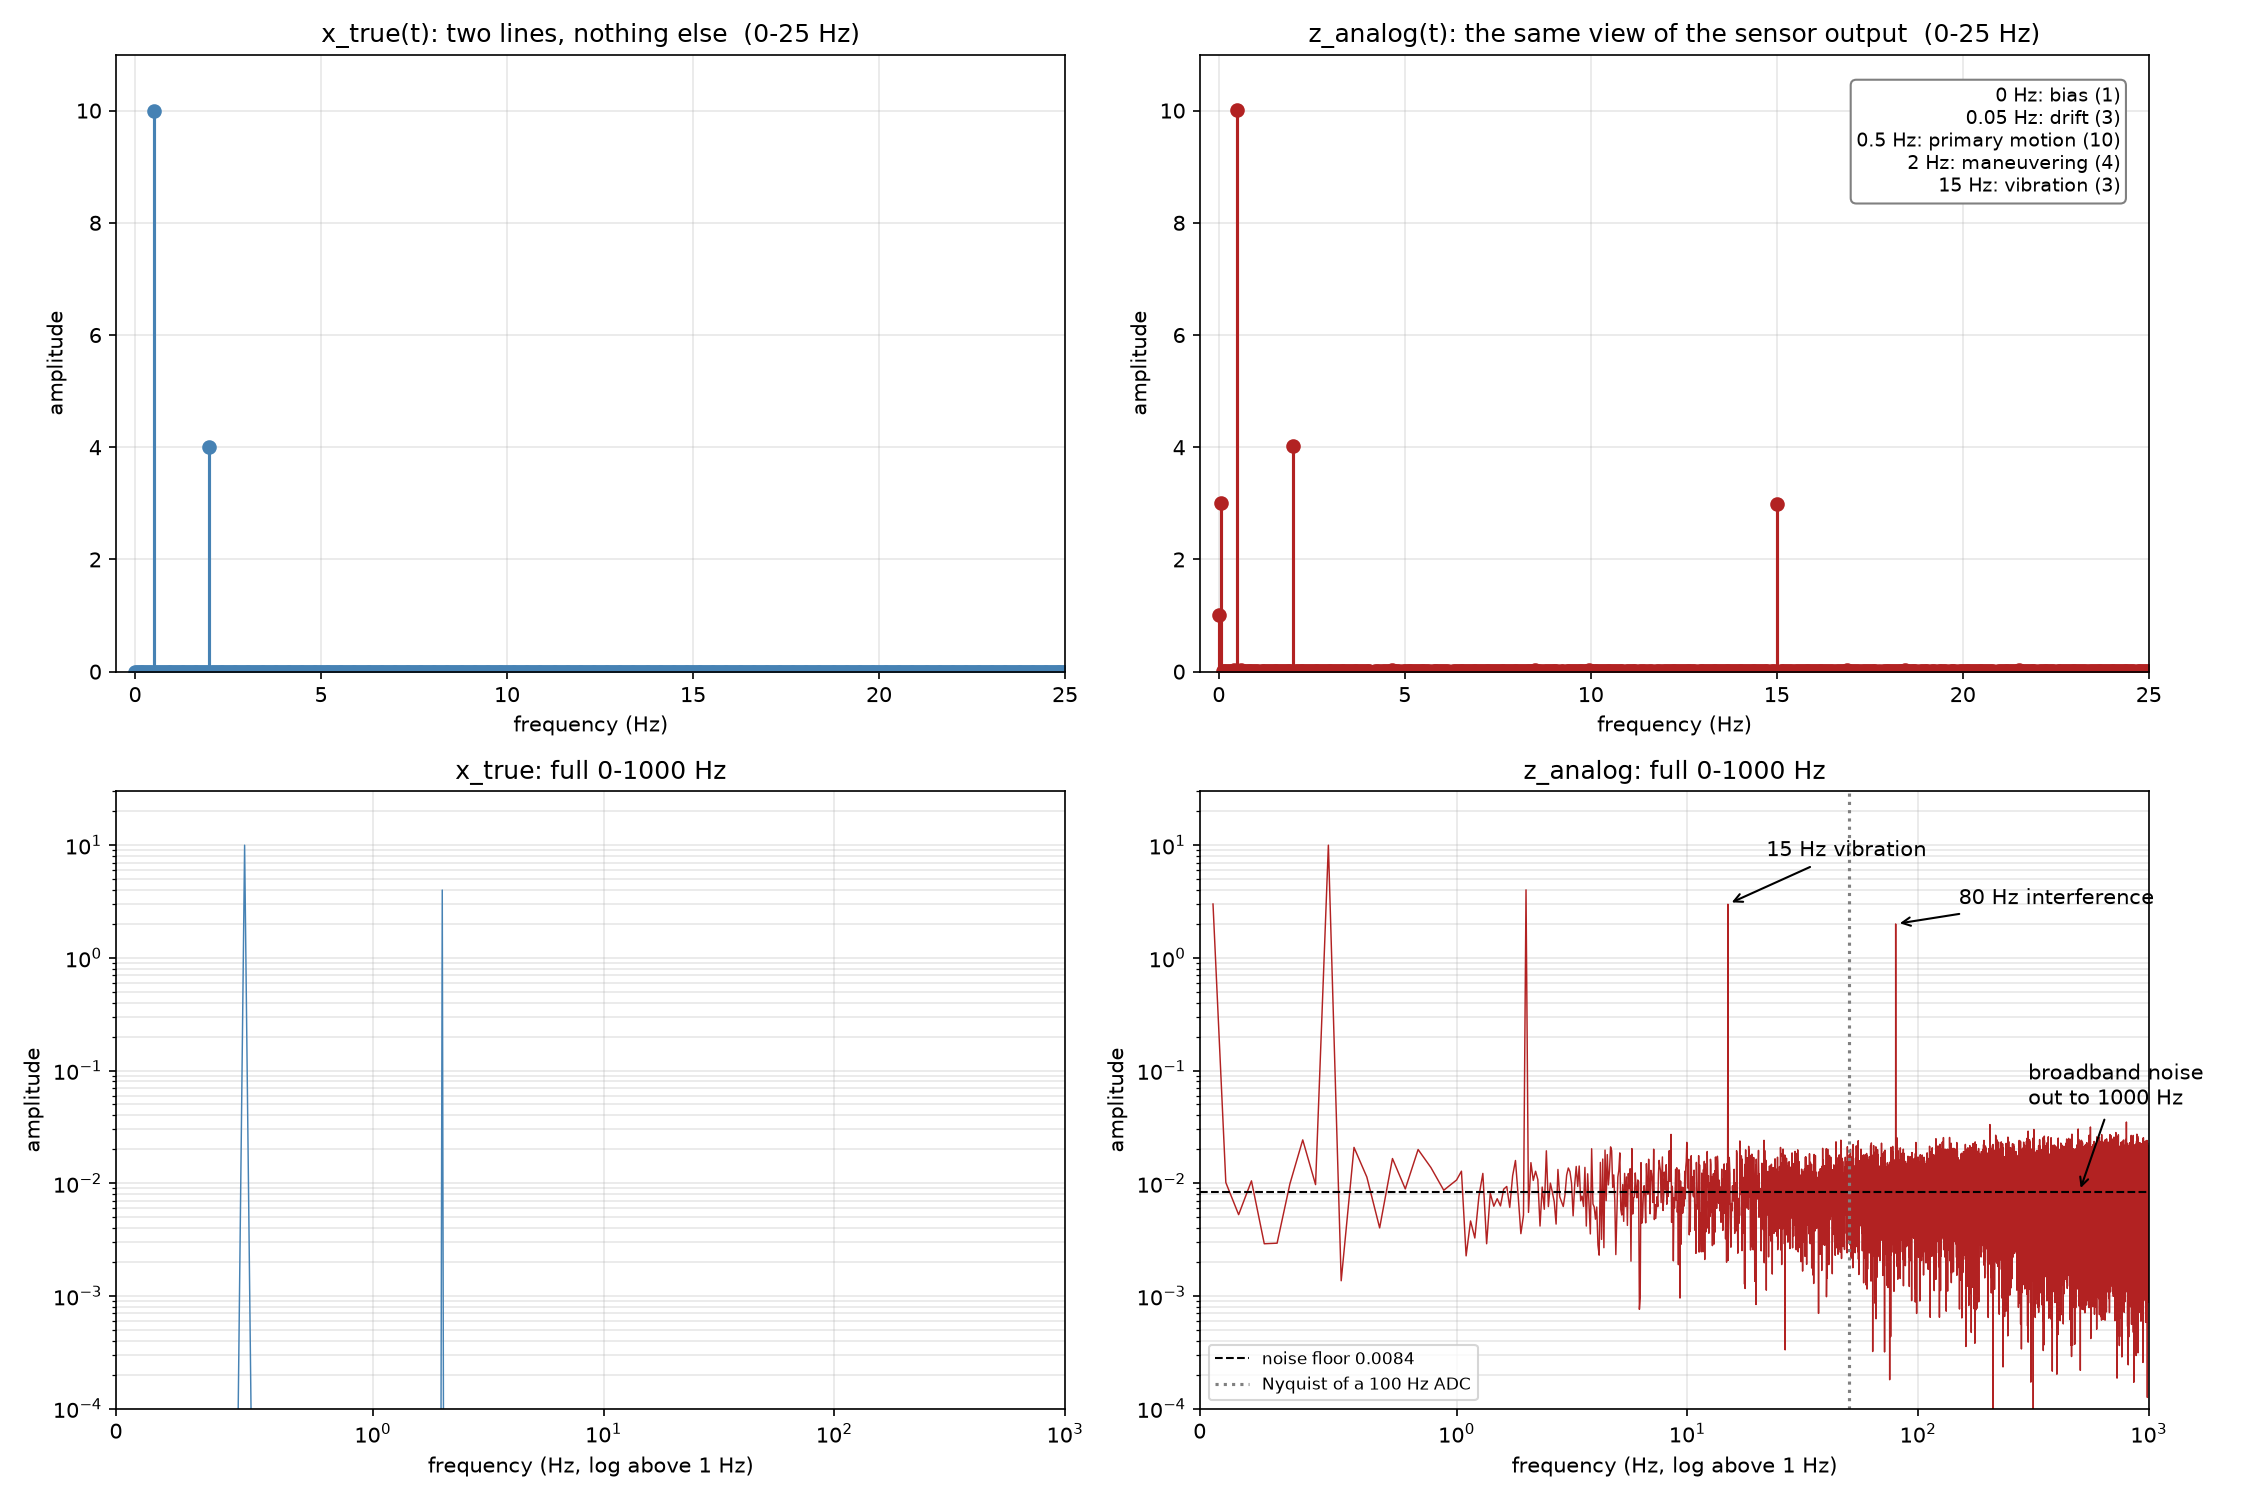

Recreate this plot in Python.
"""Stage 3: inspect the spectrum BEFORE sampling.

Compute the spectra of x_true(t) and z_analog(t), identify what is in each, and let
the physical bandwidth (not a guess) drive the sampling decision.
"""

import os

import matplotlib.pyplot as plt
import numpy as np

import project_signal as P

OUT_DIR = os.path.dirname(os.path.abspath(__file__))
LINE_THRESHOLD = 8.0          # a spectral line must stand this many times above the noise floor


def find_lines(f, amp, floor, k=LINE_THRESHOLD):
    """Bins that exceed k x the noise floor and are local maxima: the spectral lines."""
    idx = [i for i in range(1, len(amp) - 1)
           if amp[i] > k * floor and amp[i] >= amp[i - 1] and amp[i] >= amp[i + 1]]
    if amp[0] > k * floor:                 # DC is its own kind of line, so it need not beat its neighbor
        idx.insert(0, 0)
    return [(f[i], amp[i]) for i in idx]


def role_of(freq):
    """The truth table, used only to check what we identified from the spectrum."""
    for name, f0 in [("bias (DC)", 0.0), ("desired: primary motion", P.F1), ("desired: maneuvering", P.F2),
                     ("vibration", P.F_V), ("HF interference", P.F_H), ("drift", P.F_B)]:
        if abs(freq - f0) < (0.02 if f0 == 0.0 else 0.03):
            return name
    return "UNEXPECTED"


if __name__ == "__main__":
    c = P.build_analog()
    N = len(c["t"])
    f_x, a_x = P.amplitude_spectrum(c["x_true"], P.FS_ANALOG)
    f_z, a_z = P.amplitude_spectrum(c["z_analog"], P.FS_ANALOG)

    floor_band = (f_z > 200) & (f_z < 900)
    floor = float(np.median(a_z[floor_band]))
    floor_predicted = P.SIGMA_N * np.sqrt(2 * np.log(2)) * np.sqrt(2 / N)
    print(f"Analog record: {N} samples at {P.FS_ANALOG} Hz over {P.DURATION:g} s (bins {f_z[1]:.2f} Hz apart, 0 to {P.FS_ANALOG // 2} Hz)\n")

    print("SPECTRUM OF x_true(t): the desired motion alone")
    lines_x = find_lines(f_x, a_x, floor)
    for fr, am in lines_x:
        print(f"  {fr:>8.2f} Hz   amplitude {am:>7.3f}   {role_of(fr)}")
    print(f"  -> exactly two lines: everything else about the truth is empty. Highest desired frequency: {max(fr for fr, _ in lines_x):g} Hz\n")

    print("SPECTRUM OF z_analog(t): what the sensor actually produces")
    lines_z = find_lines(f_z, a_z, floor)
    print(f"  {'freq (Hz)':>10}{'amplitude':>11}   identified as")
    for fr, am in lines_z:
        print(f"  {fr:>10.2f}{am:>11.3f}   {role_of(fr)}")
    unexpected = [fr for fr, _ in lines_z if role_of(fr) == "UNEXPECTED"]
    print(f"  {'unexpected lines: ' + (str(unexpected) if unexpected else 'none')}")
    print(f"  noise floor (median bin amplitude, 200-900 Hz): {floor:.4f}   (predicted for sigma = {P.SIGMA_N:g}: {floor_predicted:.4f})")
    print(f"  the floor is flat: 0-5 Hz {np.median(a_z[(f_z > 0.5) & (f_z < 5) & (np.abs(f_z - 2) > 0.2)]):.4f}, "
          f"20-60 Hz {np.median(a_z[(f_z > 20) & (f_z < 60)]):.4f}, 400-900 Hz {floor:.4f}  -> white, extends to {P.FS_ANALOG // 2} Hz")

    total = np.mean(c["z_analog"] ** 2)
    parts = {"desired motion": np.mean(c["x_true"] ** 2), "vibration (15 Hz)": np.mean(c["vib"] ** 2),
             "HF interference (80 Hz)": np.mean(c["hf"] ** 2), "bias + drift": np.mean(c["bias"] ** 2),
             "noise (all 0-1000 Hz)": np.mean(c["noise"] ** 2)}
    print(f"\nWhere the power is (mean square, total {total:.1f}):")
    for name, v in parts.items():
        print(f"  {name:<26}{v:>8.2f}   {100 * v / total:>5.1f}%")
    print(f"  noise power inside 0-5 Hz alone: {P.SIGMA_N ** 2 * 5 / (P.FS_ANALOG / 2):.4f}  (the noise is spread thinly over {P.FS_ANALOG // 2} Hz)")

    f_use = 5.0
    print("\nWHAT THE SPECTRUM SAYS ABOUT THE ACQUISITION DESIGN")
    print(f"  useful content        : 0 to {max(fr for fr, _ in lines_x):g} Hz (motion), plus bias and drift below 0.1 Hz. Design useful band: 0-{f_use:g} Hz (margin above 2 Hz)")
    print(f"  in-band contamination : bias/drift at 0-0.05 Hz, vibration at {P.F_V:g} Hz. Both are below Nyquist for any rate above {2 * P.F_V:g} Hz, so a DIGITAL filter can deal with them")
    print(f"  out-of-band energy    : interference at {P.F_H:g} Hz and noise out to {P.FS_ANALOG // 2} Hz. Whatever lies above Nyquist folds down and cannot be removed after sampling")
    print(f"  So the sample rate must (1) exceed 2 x the vibration ({2 * P.F_V:g} Hz) to keep it identifiable and removable, and (2) put Nyquist far enough")
    print(f"  above {f_use:g} Hz that an analog filter can cut what lies above it. {100} Hz satisfies both (Nyquist 50 Hz, 10x the useful band): see Stage 4.")

    fig, axes = plt.subplots(2, 2, figsize=(15, 10))
    zoom = f_z <= 25
    for ax, (f, a, title, c_) in zip(axes[0], [(f_x, a_x, "x_true(t): two lines, nothing else", "steelblue"),
                                                  (f_z, a_z, "z_analog(t): the same view of the sensor output", "firebrick")]):
        ax.stem(f[f <= 25], a[f <= 25], basefmt=" ", linefmt=c_, markerfmt="o")
        ax.set_xlim(-0.5, 25)
        ax.set_ylim(0, 11)
        ax.set_title(title + "  (0-25 Hz)")
        ax.set_xlabel("frequency (Hz)")
        ax.set_ylabel("amplitude")
    axes[0, 1].text(0.97, 0.95, "0 Hz: bias (1)\n0.05 Hz: drift (3)\n0.5 Hz: primary motion (10)\n2 Hz: maneuvering (4)\n15 Hz: vibration (3)",
                    transform=axes[0, 1].transAxes, ha="right", va="top", fontsize=9, bbox=dict(boxstyle="round", fc="white", ec="gray"))

    for ax, (f, a, title, c_) in zip(axes[1], [(f_x, a_x, "x_true: full 0-1000 Hz", "steelblue"), (f_z, a_z, "z_analog: full 0-1000 Hz", "firebrick")]):
        ax.semilogy(f[1:], a[1:] + 1e-9, color=c_, linewidth=0.7)
        ax.set_xscale("symlog", linthresh=1.0)
        ax.set_xlim(0, P.FS_ANALOG / 2)
        ax.set_ylim(1e-4, 30)
        ax.set_title(title)
        ax.set_xlabel("frequency (Hz, log above 1 Hz)")
        ax.set_ylabel("amplitude")
    ax = axes[1, 1]
    ax.axhline(floor, color="black", linestyle="--", linewidth=1, label=f"noise floor {floor:.4f}")
    ax.annotate("80 Hz interference", xy=(P.F_H, P.A_H), xytext=(150, 3), arrowprops=dict(arrowstyle="->"))
    ax.annotate("15 Hz vibration", xy=(P.F_V, P.A_V), xytext=(22, 8), arrowprops=dict(arrowstyle="->"))
    ax.annotate("broadband noise\nout to 1000 Hz", xy=(500, floor), xytext=(300, 0.05), arrowprops=dict(arrowstyle="->"))
    ax.axvline(50, color="gray", linestyle=":", label="Nyquist of a 100 Hz ADC")
    ax.legend(fontsize=8, loc="lower left")
    for ax in axes.flatten():
        ax.grid(alpha=0.3, which="both")
    fig.tight_layout()
    fig.savefig(os.path.join(OUT_DIR, "stage3_spectrum.png"), dpi=150)
    print("\nSaved stage3_spectrum.png")

    print(
        """
What this means
---------------
The truth has two spectral lines and the measurement has six things in it. Read
straight from the spectrum, with no need to look at the time trace:
  - 0.5 Hz and 2 Hz (amplitudes 10 and 4): the desired motion, all of it below 5 Hz.
  - 15 Hz (3): the vibration. Far from the motion, so easily separated.
  - 80 Hz (2): high-frequency interference, well above anything a 100 Hz ADC can
    represent (Nyquist 50 Hz).
  - DC (1) and 0.05 Hz (3): bias and drift, at the very bottom of the spectrum.
  - a flat floor all the way to 1000 Hz: white noise. Its per-bin amplitude is tiny,
    but there are hundreds of bins of it, and everything above the ADC's Nyquist
    frequency will fold onto the ones that matter.
The order matters: this inspection comes BEFORE choosing the sample rate. The
physical bandwidth (motion below 5 Hz, contaminants at 0.05, 15 and 80 Hz, noise
to 1000 Hz) is what makes 100 Hz a reasoned choice rather than a guess, and it is
what tells us the 80 Hz line and the high-frequency noise need an analog filter
ahead of the ADC."""
    )
